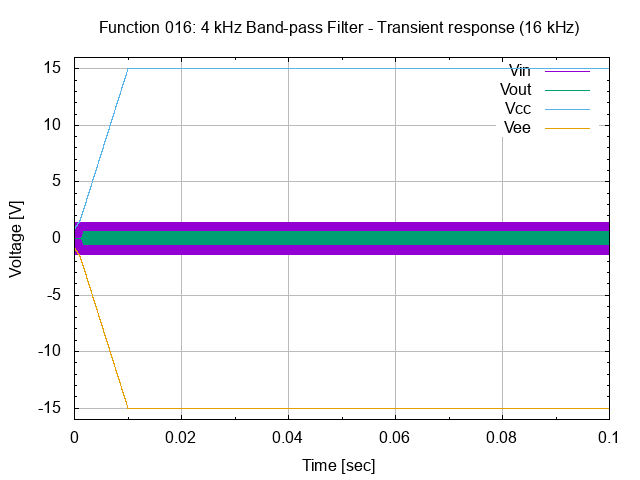

The gnuplot source for this figure:
# set terminal
set term png

# set graph
set output "26.016.00.01.02.01.png"
set title "Function 016: 4 kHz Band-pass Filter - Transient response (16 kHz)"

# setup Y-axis
set yrange [-16:16]
set grid ytics lt 1 lw 1 lc rgb "#bbbbbb"
set mytics
set ylabel "Voltage [V]"

# setup X-axis
set grid xtics lt 1 lw 1 lc rgb "#bbbbbb"
set mxtics
set xrange [0:0.1]
set xlabel "Time [sec]"

# setup plot style
set style data lines
plot '26.016.00.01.02.dat' using 1:2 title "Vin", \
     '26.016.00.01.02.dat' using 1:3 title "Vout", \
     '26.016.00.01.02.dat' using 1:4 title "Vcc", \
     '26.016.00.01.02.dat' using 1:5 title "Vee"

# set output back to default
set output

# reset terminal type
set terminal pop
